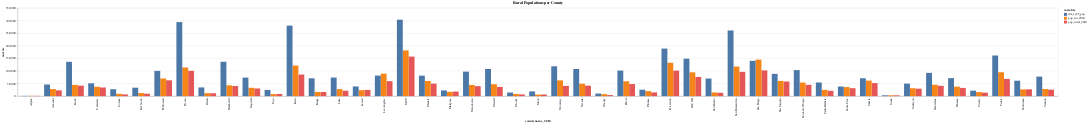

The cell this chart's notebook holds for it:
### Markdown cell above
### Rural Populations per County

### Code cell
pop_cols=[
    "pop_rural_2010",
    "pop_rur_2020",
    "dla_fy25_pop",
    # "2020_fy25_pop_diff"
]

alt.Chart(melt[melt["variable"].isin(pop_cols)]).mark_bar().encode(
    x = "countyname_2010:N",
    y = "metric:Q",
    xOffset="variable:N",
    color = "variable:N",
    tooltip = ["countyname_2010","variable","metric"]
).properties(
    width= "container",
    title= "Rural Populations per County"
)

### Figure 1 — Vega-Lite specification as saved in the notebook (floating-point values rounded to 4 significant figures; data arrays with more than 128 entries replaced by an {"elided": "..."} marker saying what was removed)
{"config": {"view": {"continuousWidth": 300, "continuousHeight": 300}}, "data": {"name": "data-54163727d3d532e33824264fd4ab489d"}, "mark": {"type": "bar"}, "encoding": {"color": {"field": "variable", "type": "nominal"}, "tooltip": [{"field": "countyname_2010", "type": "nominal"}, {"field": "variable", "type": "nominal"}, {"field": "metric", "type": "quantitative"}], "x": {"field": "countyname_2010", "type": "nominal"}, "xOffset": {"field": "variable", "type": "nominal"}, "y": {"field": "metric", "type": "quantitative"}}, "title": "Rural Populations per County", "width": "container", "$schema": "https://vega.github.io/schema/vega-lite/v5.20.1.json", "datasets": {"data-54163727d3d532e33824264fd4ab489d": {"elided": "141 records"}}}
